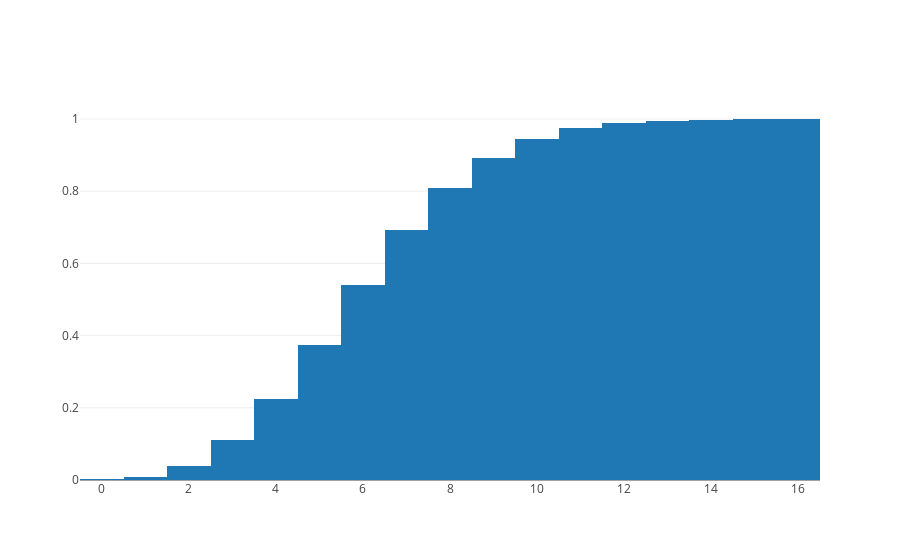

The cell this chart's notebook holds for it:
### Code cell
# plot the CDF of the simulation results
trace0 = go.Histogram(x=n_callbacks, cumulative={'enabled': True}, histnorm='probability')

iplot([trace0], filename='binomial_hist.html')

### Figure 1 — Plotly figure (JSON) as saved in the notebook; plotly's stock layout.template omitted (floating-point values rounded to 4 significant figures; data arrays with more than 128 entries replaced by an {"elided": "..."} marker saying what was removed)
{"data": [{"cumulative": {"enabled": true}, "histnorm": "probability", "type": "histogram", "uid": "d25534a8-96f1-11e9-b68c-28c63f3df6d4", "x": {"elided": "10000 int values"}}], "layout": {}}
